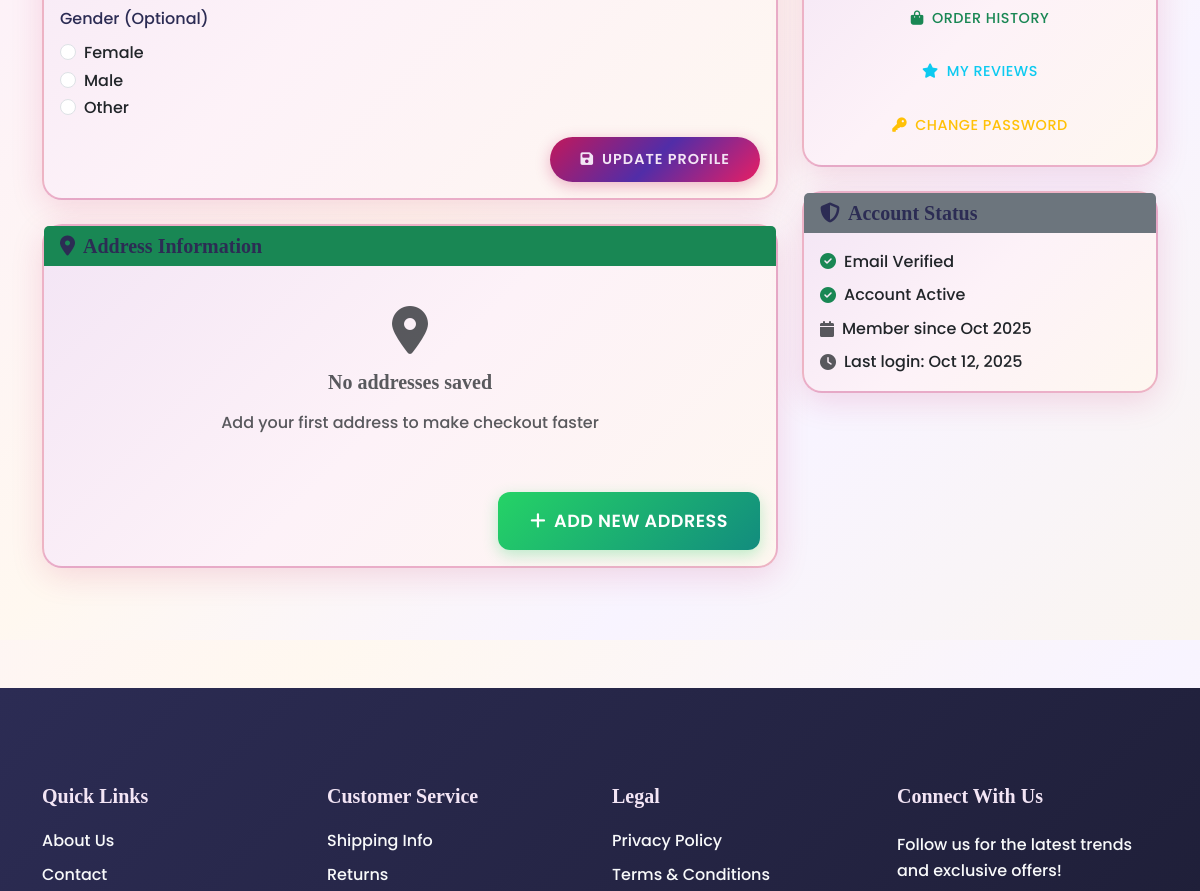
/account/profile/ (signed in, middle part), run on an earlier commit of the app's database.
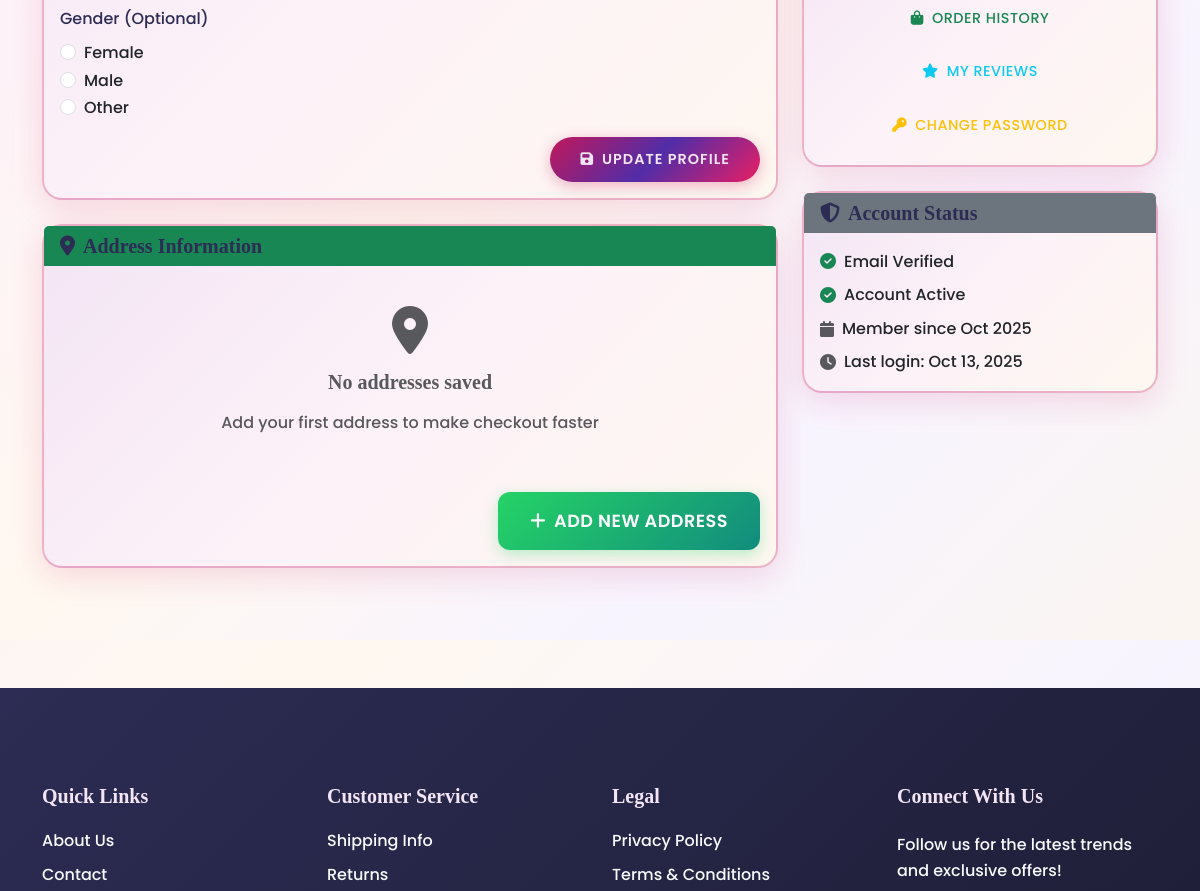
And on a later commit of the database.
### accounts/models.py (models this page shows, shortened)
class User(AbstractUser):
    phone_regex = RegexValidator(
        regex=r'^\+?1?\d{9,15}$',
        message="Phone number must be entered in the format: '+999999999'. Up to 15 digits allowed."
    )
    email = models.EmailField(unique=True)
    phone_number = models.CharField(validators=[phone_regex], max_length=17, blank=True)
    date_of_birth = models.DateField(null=True, blank=True)
    is_email_verified = models.BooleanField(default=False)
    is_phone_verified = models.BooleanField(default=False)
    created_at = models.DateTimeField(auto_now_add=True)
    updated_at = models.DateTimeField(auto_now=True)
    USERNAME_FIELD = 'email'
    REQUIRED_FIELDS = ['username', 'first_name', 'last_name']
    def get_full_name(self):
        return f"{self.first_name} {self.last_name}".strip()

### accounts/views.py (the view)
# urls.py: path('profile/', views.profile, name='profile'),
@login_required
def profile(request):
    if request.method == 'POST':
        form = UserProfileForm(request.POST, instance=request.user)
        if form.is_valid():
            form.save()
            messages.success(request, 'Profile updated successfully!')
            return redirect('accounts:profile')
    else:
        form = UserProfileForm(instance=request.user)
    context = {
        'form': form,
        'page_title': 'My Profile - Account Information',
    }
    return render(request, 'accounts/profile.html', context)

### accounts/forms.py
class UserProfileForm(forms.ModelForm):
    class Meta:
        model = User
        fields = ('first_name', 'last_name', 'email', 'phone_number', 'date_of_birth')
        widgets = {
            'first_name': forms.TextInput(attrs={
                'class': 'form-control',
                'placeholder': 'First name'
            }),
            'last_name': forms.TextInput(attrs={
                'class': 'form-control',
                'placeholder': 'Last name'
            }),
            'email': forms.EmailInput(attrs={
                'class': 'form-control',
                'placeholder': 'Email address'
            }),
            'phone_number': forms.TextInput(attrs={
                'class': 'form-control',
                'placeholder': 'Phone number'
            }),
            'date_of_birth': forms.DateInput(attrs={
                'class': 'form-control',
                'type': 'date'
            }),
        }

### cart/models.py (called while the page is built)
    @property
    def total_items(self):
        return sum(item.quantity for item in self.items.all())

    @property
    def total_amount(self):
        return sum(item.get_total_price() for item in self.items.all())

### templates/accounts/profile.html (shortened to what the changed rows need)
{% extends 'base.html' %}
{% load static %}
{% block content %}
<div class="container py-5">
    <div class="row">
        <div class="col-lg-4">
            <div class="card">
                <div class="card-body">
                    <div class="d-flex align-items-center mb-2">
                        <i class="fas fa-calendar me-2 text-muted"></i>
                        <span>Member since {{ user.date_joined|date:"M Y" }}</span>
                    </div>
                    <div class="d-flex align-items-center">
                        <i class="fas fa-clock me-2 text-muted"></i>
                        <span>Last login: {{ user.last_login|date:"M d, Y"|default:"Never" }}</span>
                    </div>
                </div>
            </div>
        </div>
    </div>
</div>
{% endblock %}

What changed in the data, as far as the page shows it:
changed User: last_login "Oct 12, 2025" → "Oct 13, 2025"
